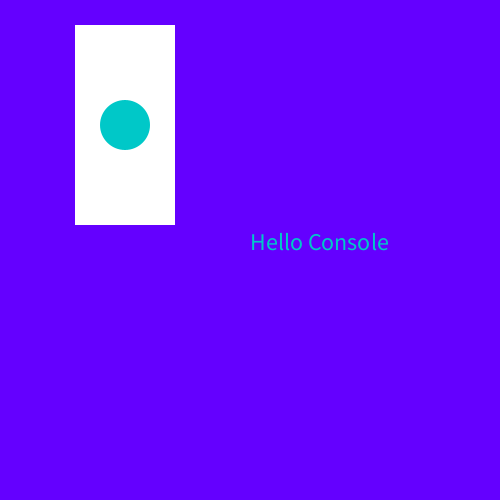
Frame 1 (no input)
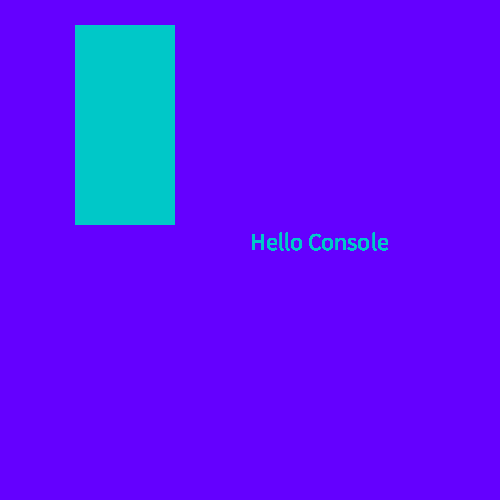
Frame 60 (the mouse pressed at the canvas centre just before this capture)
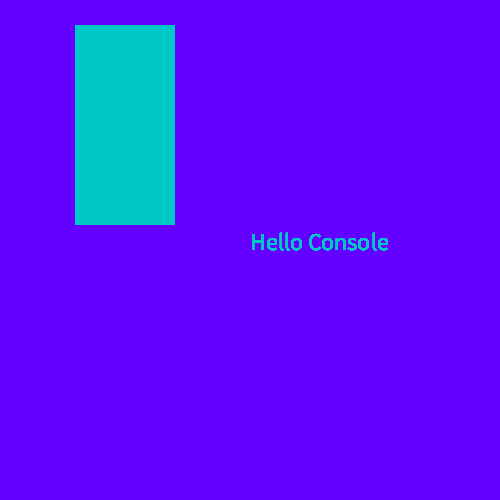
Frame 120 (the mouse held since frame 60 and released just before this capture)

The Processing sketch that drew these frames (run headless with seeded random() and noise(); from frame 60 on, the mouse is pressed at the canvas centre):

// Processing sketch: theConsole_drawingPrimitives
// ── theConsole_drawingPrimitives.pde
//this is where we define our variables for the sketch
//think like our bread, peanut butter, etc. in our pseudocode
//int is a integer i.e. -1, 0, 1, etc. 
int w; 
int h; 
//float is a decimal
float myFloat; 
//string is a group of text
String myString; 

void setup(){
  //defining the value of our variable
  myString = "Hello Console"; 
  
  //printing our string variable to the console
  //println(myString); 
  
  //defining our integer variables 
  w = 100; 
  h = 200; 
  
  //setting the size of our canvas window 
  size(500, 500);
  
  //defining the background color
  background(100, 0, 255); 
  
  //removing the stroke from our shapes 
  noStroke(); 
  
  //slowing down the rate of how fast our draw loop refreshes 
  //frameRate(.5); 
 
  textSize(24); 
}

void draw(){
  //this will print our string in infinite loops 
  //println("Hello Console"); 
  //println("Hi Back"); 
  
  //tells our rectangle to draw from the center of the object
  rectMode(CENTER); 
  //fill color for rect; random will generate a random color every time the draw 
  //loop refreshes 
  //fill(random(0,255), random(0,255), random(0,255)); 
  rect(width*.25, height*.25, w, h);
  
  fill(0, 200, 200);
  ellipse(width*.25, height*.25, 50, 50);
  
  //displays text on the canvas vs. the console 
  text(myString, width/2, height/2); 
}
